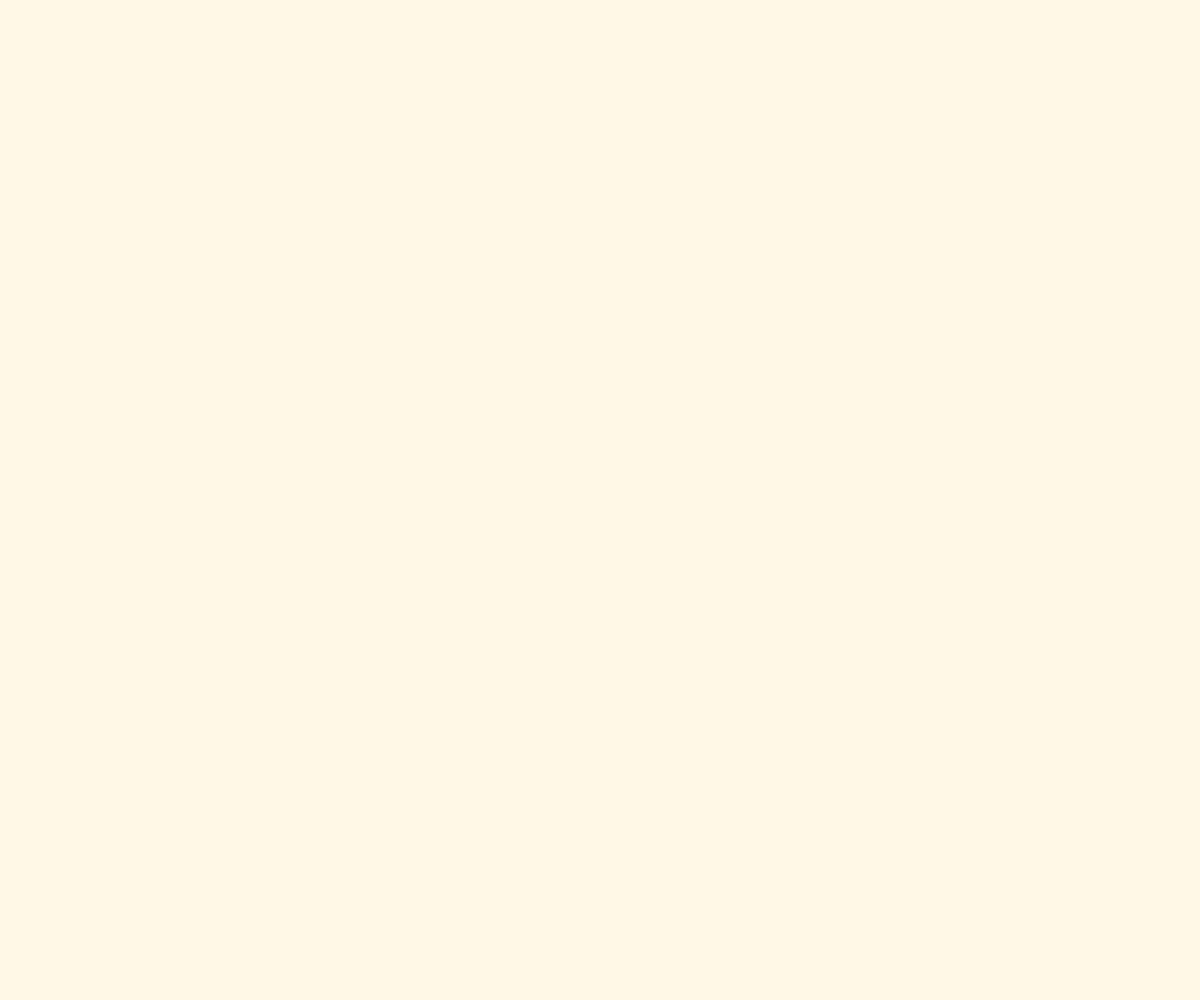
Frame 1 (no input)
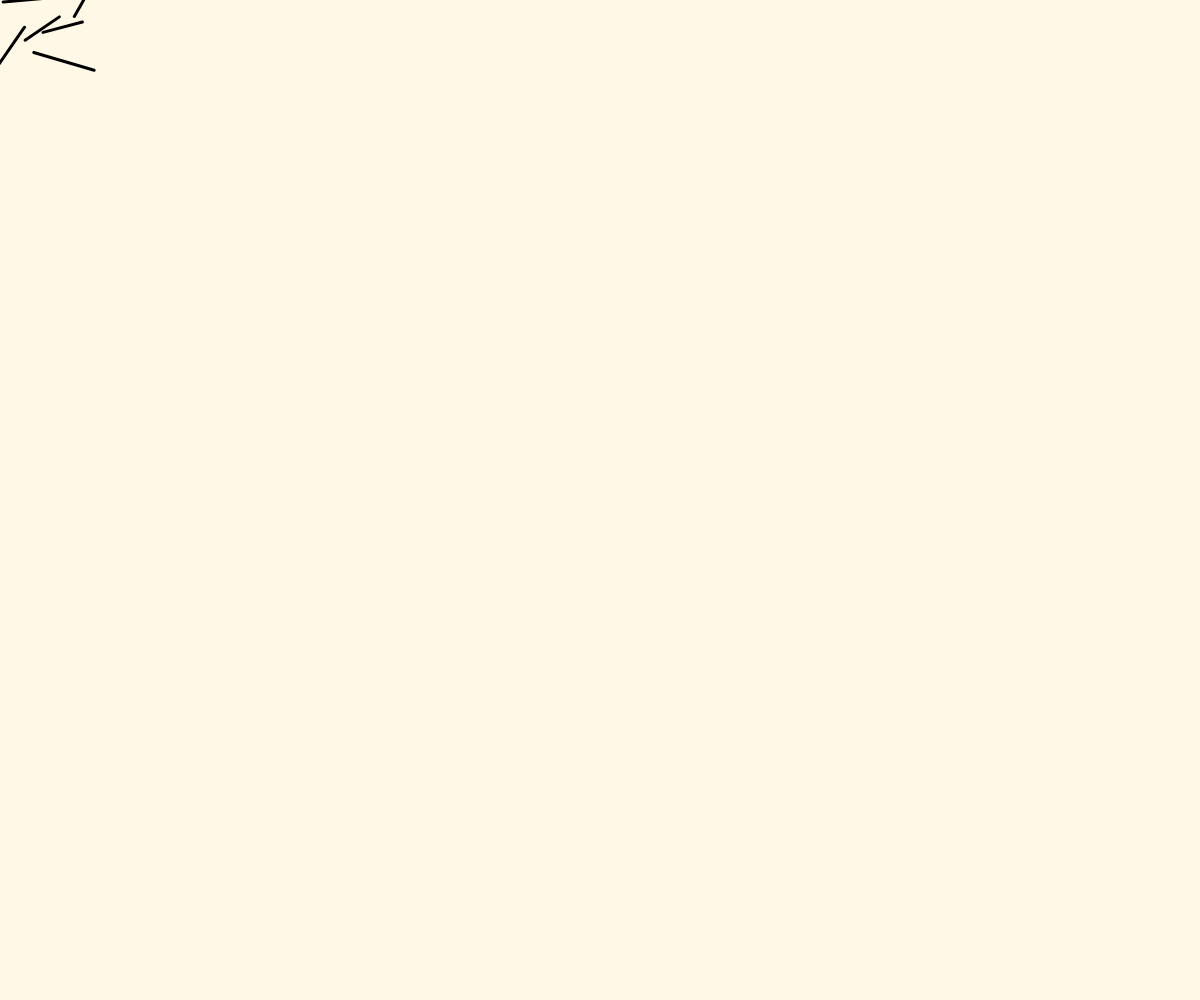
Frame 60 (no input)
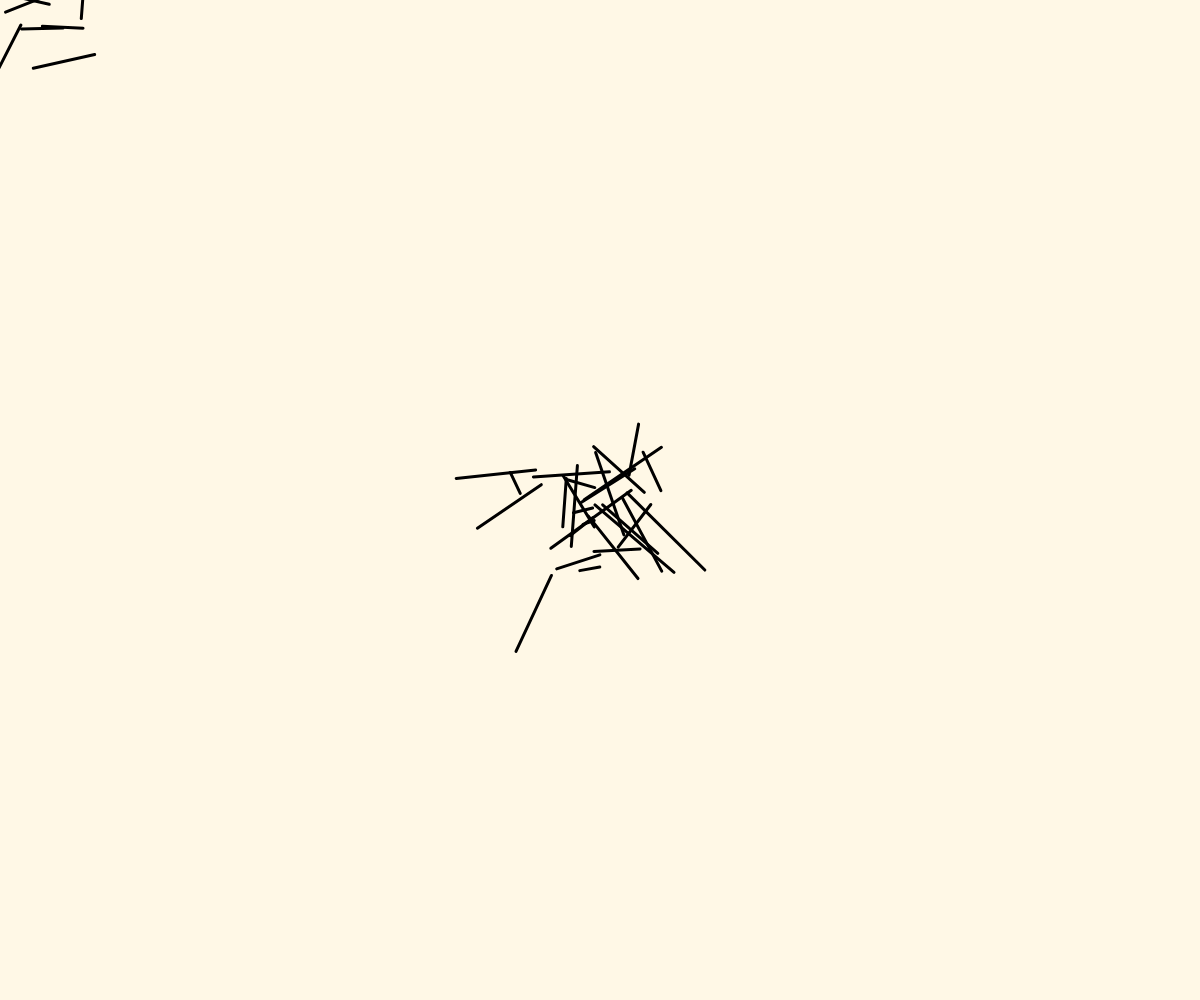
Frame 120 (the mouse pressed at the canvas centre since frame 60)

The p5.js sketch that drew these frames (run headless with seeded random() and noise() and a simulated clock; from frame 60 on, the mouse is pressed at the canvas centre):

// p5.js sketch
// ── sketch.js
// Array to store lines
let lines = [];
let maxLines = 137; // Maximum number of lines
let x1, y1, x2, y2;
let l = 80;
let xv1, yv1;
let stdx, stdy;
let dx1, dy1;

let mx, my;

function setup() {
    createCanvas(windowWidth, windowHeight); // fullScreen equivalent in p5.js
    console.log(width); // Printing width to the console
    xv1 = 150;
    yv1 = 150; // later will be location of person.
    stdx = 30;
    stdy = 30;
    strokeWeight(3);
}

function draw() {
    background(255, 248, 230);
    mx = mouseX;
    my = mouseY;

    // Randomly add a new line
    if (random(1) < 0.4) { // Adjust the probability as needed
        x1 = mx;
        y1 = my;
        dx1 = randomGaussian() * stdx;
        dy1 = randomGaussian() * stdy;
        lines.push(new Line(x1 + dx1, y1 + dy1, x1 + dx1 + random(-l, l), y1 + dy1 + random(-l, l)));
    }

    xv1 = xv1 + 0.2;
    yv1 = yv1 + 0.2;
    if (xv1 > 900) { xv1 = 50; }
    if (yv1 > 900) { yv1 = 50; }

    // Draw all lines
    lines.forEach(line => {
        line.display();
    });

    // Remove the oldest line if we exceed the maximum count
    if (lines.length > maxLines) {
        lines.shift(); // Removes the first element from an array
    }
}

// Line class
class Line {
    constructor(x1, y1, x2, y2) {
        this.x1 = x1;
        this.y1 = y1;
        this.x2 = x2;
        this.y2 = y2;
        this.s = (random(1) - 0.5) * 0.02;
        this.c = 0;
    }

    display() {
        stroke(0);
        this.c = this.c + 1;
        if (this.c > 32000) { this.c = 0; }
        push();
        translate((this.x1 + this.x2) / 2, (this.y1 + this.y2) / 2);
        rotate(this.c * this.s);
        line(this.x1 - (this.x1 + this.x2) / 2, this.y1 - (this.y1 + this.y2) / 2, this.x2 - (this.x1 + this.x2) / 2, this.y2 - (this.y1 + this.y2) / 2);
        pop();
    }
}
